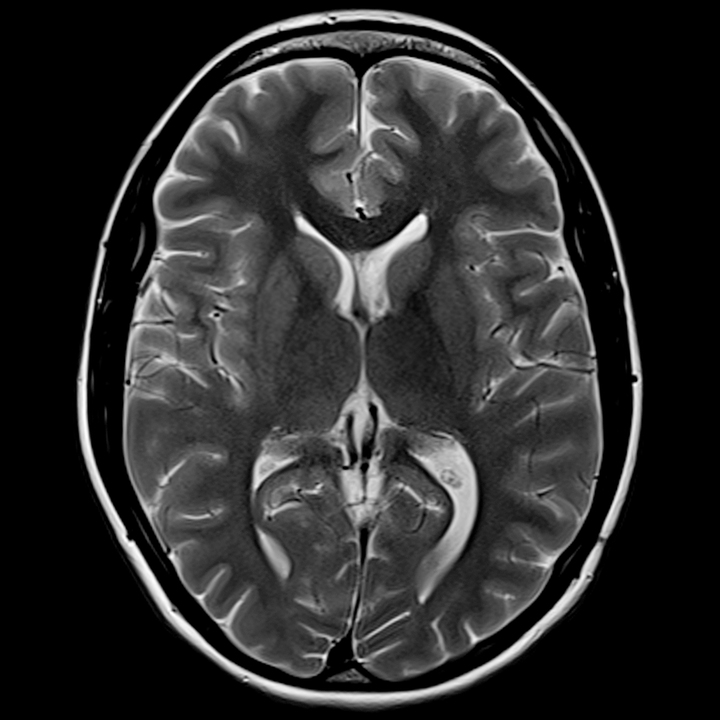
%> input picture mri-pseudocoloring.jpg, 720 x 720 px
$ octave pseudocoloring.m   (GNU Octave 9; MATLAB toolbox functions it lacks are replaced by stand-ins)
%> lines starting %> are read from the running program, lines starting %| are printed output that depends on the picture
clc;
I = imread('mri-pseudocoloring.jpg');
%> I is the input picture: size 720x720 uint8; min 0, max 255, mean 44.9
subplot(1,2,1);
imshow(I);
title('Original Image');
I2 = grayslice(I,16);
subplot(1,2,2);
imshow(I2, colormap(jet(16)));
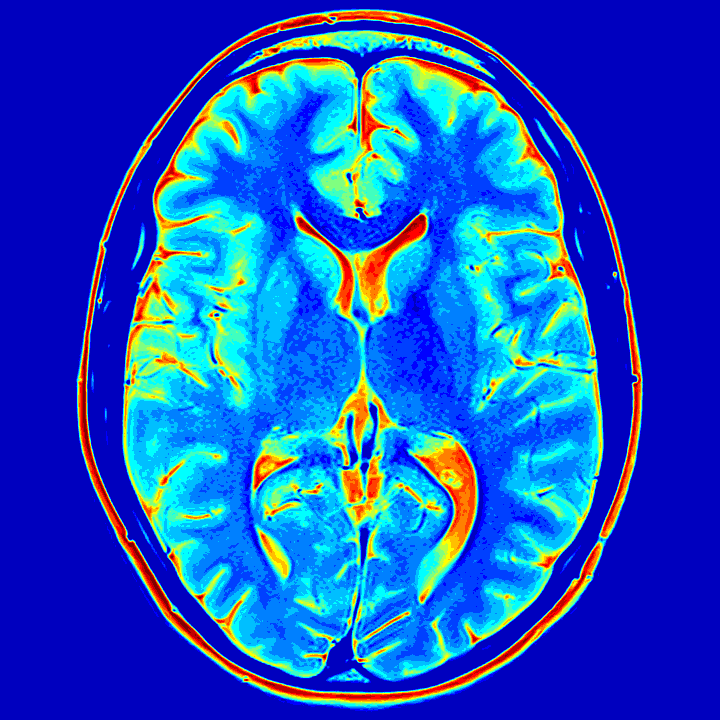
%> displayed picture: size 720x720x3, on the screen's scale of 0 to 255; mean R, G, B 27.2, 81.7, 196.4
title('Pseudo-colored with "jet" colormap');
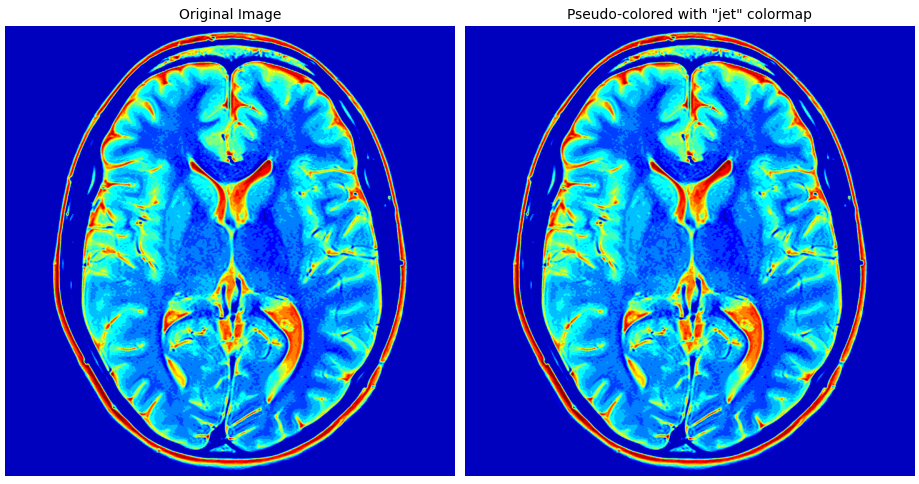
%> figure redrawn from the program's plot data, 2 panels
